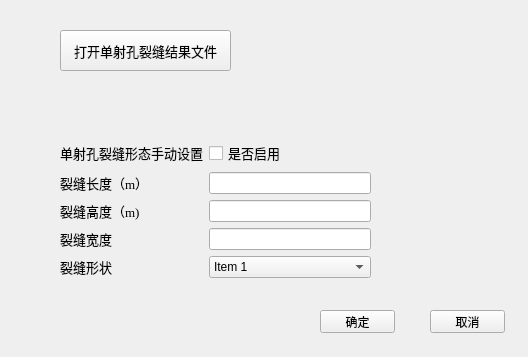
<?xml version="1.0" encoding="UTF-8"?>
<ui version="4.0">
 <class>Form</class>
 <widget class="QWidget" name="Form">
  <property name="geometry">
   <rect>
    <x>0</x>
    <y>0</y>
    <width>528</width>
    <height>357</height>
   </rect>
  </property>
  <property name="windowTitle">
   <string>射孔区裂缝形态设置</string>
  </property>
  <widget class="QPushButton" name="pushButton">
   <property name="geometry">
    <rect>
     <x>60</x>
     <y>30</y>
     <width>171</width>
     <height>41</height>
    </rect>
   </property>
   <property name="font">
    <font>
     <family>Agency FB</family>
     <pointsize>10</pointsize>
    </font>
   </property>
   <property name="text">
    <string>打开单射孔裂缝结果文件</string>
   </property>
  </widget>
  <widget class="QWidget" name="formLayoutWidget">
   <property name="geometry">
    <rect>
     <x>60</x>
     <y>140</y>
     <width>311</width>
     <height>150</height>
    </rect>
   </property>
   <layout class="QFormLayout" name="formLayout">
    <item row="0" column="0">
     <widget class="QLabel" name="label">
      <property name="font">
       <font>
        <family>Agency FB</family>
        <pointsize>10</pointsize>
       </font>
      </property>
      <property name="text">
       <string>单射孔裂缝形态手动设置</string>
      </property>
     </widget>
    </item>
    <item row="0" column="1">
     <widget class="QCheckBox" name="checkBox">
      <property name="font">
       <font>
        <family>Agency FB</family>
        <pointsize>10</pointsize>
       </font>
      </property>
      <property name="text">
       <string>是否启用</string>
      </property>
     </widget>
    </item>
    <item row="1" column="0">
     <widget class="QLabel" name="mLabel">
      <property name="font">
       <font>
        <family>Times New Roman</family>
        <pointsize>10</pointsize>
       </font>
      </property>
      <property name="text">
       <string>裂缝长度（m）</string>
      </property>
     </widget>
    </item>
    <item row="1" column="1">
     <widget class="QLineEdit" name="lineEdit_1"/>
    </item>
    <item row="2" column="0">
     <widget class="QLabel" name="Label">
      <property name="font">
       <font>
        <family>Times New Roman</family>
        <pointsize>10</pointsize>
       </font>
      </property>
      <property name="text">
       <string>裂缝高度（m)</string>
      </property>
     </widget>
    </item>
    <item row="2" column="1">
     <widget class="QLineEdit" name="lineEdit_2"/>
    </item>
    <item row="3" column="0">
     <widget class="QLabel" name="Label_2">
      <property name="font">
       <font>
        <family>Agency FB</family>
        <pointsize>10</pointsize>
       </font>
      </property>
      <property name="text">
       <string>裂缝宽度</string>
      </property>
     </widget>
    </item>
    <item row="3" column="1">
     <widget class="QLineEdit" name="lineEdit_3"/>
    </item>
    <item row="4" column="0">
     <widget class="QLabel" name="Label_3">
      <property name="font">
       <font>
        <family>Agency FB</family>
        <pointsize>10</pointsize>
       </font>
      </property>
      <property name="text">
       <string>裂缝形状</string>
      </property>
     </widget>
    </item>
    <item row="4" column="1">
     <widget class="QComboBox" name="comboBox">
      <item>
       <property name="text">
        <string>Item 1</string>
       </property>
      </item>
      <item>
       <property name="text">
        <string>Item 2</string>
       </property>
      </item>
      <item>
       <property name="text">
        <string>Item 3</string>
       </property>
      </item>
     </widget>
    </item>
   </layout>
  </widget>
  <widget class="QPushButton" name="pushButton_2">
   <property name="geometry">
    <rect>
     <x>320</x>
     <y>310</y>
     <width>75</width>
     <height>23</height>
    </rect>
   </property>
   <property name="text">
    <string>确定</string>
   </property>
  </widget>
  <widget class="QPushButton" name="pushButton_3">
   <property name="geometry">
    <rect>
     <x>430</x>
     <y>310</y>
     <width>75</width>
     <height>23</height>
    </rect>
   </property>
   <property name="text">
    <string>取消</string>
   </property>
  </widget>
 </widget>
 <resources/>
 <connections>
  <connection>
   <sender>pushButton_3</sender>
   <signal>clicked()</signal>
   <receiver>lineEdit_1</receiver>
   <slot>clear()</slot>
   <hints>
    <hint type="sourcelabel">
     <x>459</x>
     <y>324</y>
    </hint>
    <hint type="destinationlabel">
     <x>354</x>
     <y>172</y>
    </hint>
   </hints>
  </connection>
  <connection>
   <sender>pushButton_3</sender>
   <signal>clicked()</signal>
   <receiver>lineEdit_2</receiver>
   <slot>clear()</slot>
   <hints>
    <hint type="sourcelabel">
     <x>490</x>
     <y>318</y>
    </hint>
    <hint type="destinationlabel">
     <x>358</x>
     <y>199</y>
    </hint>
   </hints>
  </connection>
  <connection>
   <sender>pushButton_3</sender>
   <signal>clicked()</signal>
   <receiver>lineEdit_3</receiver>
   <slot>clear()</slot>
   <hints>
    <hint type="sourcelabel">
     <x>439</x>
     <y>314</y>
    </hint>
    <hint type="destinationlabel">
     <x>357</x>
     <y>223</y>
    </hint>
   </hints>
  </connection>
  <connection>
   <sender>pushButton_2</sender>
   <signal>clicked()</signal>
   <receiver>Form</receiver>
   <slot>input_data()</slot>
   <hints>
    <hint type="sourcelabel">
     <x>352</x>
     <y>320</y>
    </hint>
    <hint type="destinationlabel">
     <x>170</x>
     <y>307</y>
    </hint>
   </hints>
  </connection>
 </connections>
 <slots>
  <slot>input_data()</slot>
 </slots>
</ui>
